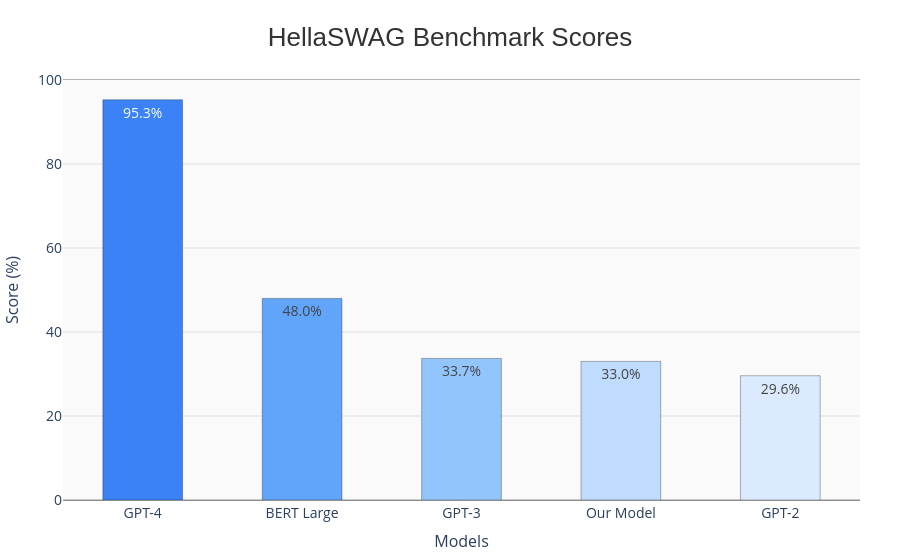

Notebook code for this chart:
### Code cell
import plotly.graph_objects as go
import numpy as np

# Data
models = ['GPT-4', 'BERT Large', 'GPT-3', 'Our Model', 'GPT-2']
scores = [95.3, 48.0, 33.7, 33.0, 29.6]

# Sort data in descending order
sorted_indices = np.argsort(scores)[::-1]
models = [models[i] for i in sorted_indices]
scores = [scores[i] for i in sorted_indices]

# Create the plot
fig = go.Figure(data=[
    go.Bar(
        x=models,
        y=scores,
        text=[f'{score}%' for score in scores],
        textposition='auto',
        marker=dict(
            color=['#3B82F6', '#60A5FA', '#93C5FD', '#BFDBFE', '#DBEAFE'], # Gradient effect
            line=dict(color='rgba(0,0,0,0.3)', width=1),
        ),
        hoverinfo='x+y',
        textfont=dict(size=14),
        width=0.5,
    )
])

# Update layout
fig.update_layout(
    title={
        'text': 'HellaSWAG Benchmark Scores',
        'y': 0.95,
        'x': 0.5,
        'xanchor': 'center',
        'yanchor': 'top',
        'font': {'size': 26, 'family': 'Arial, sans-serif', 'color': '#333'}
    },
    xaxis=dict(
        title='Models',
        titlefont=dict(size=16),
        tickfont=dict(size=14),
        showline=True,
        linecolor='rgba(0,0,0,0.3)',
        mirror=True
    ),
    yaxis=dict(
        title='Score (%)',
        titlefont=dict(size=16),
        tickfont=dict(size=14),
        range=[0, 100],
        gridcolor='rgba(0,0,0,0.1)',
        zerolinecolor='rgba(0,0,0,0.2)'
    ),
    plot_bgcolor='rgba(250, 250, 250, 1)',
    margin=dict(l=60, r=40, t=80, b=60),
    showlegend=False
)

# Display the plot
fig.show()

### Figure 1 — Plotly figure (JSON) as saved in the notebook; plotly's stock layout.template omitted (floating-point values rounded to 4 significant figures)
{"data": [{"hoverinfo": "x+y", "marker": {"color": ["#3B82F6", "#60A5FA", "#93C5FD", "#BFDBFE", "#DBEAFE"], "line": {"color": "rgba(0,0,0,0.3)", "width": 1}}, "text": ["95.3%", "48.0%", "33.7%", "33.0%", "29.6%"], "textfont": {"size": 14}, "textposition": "auto", "type": "bar", "width": 0.5, "x": ["GPT-4", "BERT Large", "GPT-3", "Our Model", "GPT-2"], "y": [95.3, 48, 33.7, 33, 29.6]}], "layout": {"margin": {"b": 60, "l": 60, "r": 40, "t": 80}, "plot_bgcolor": "rgba(250, 250, 250, 1)", "showlegend": false, "title": {"font": {"color": "#333", "family": "Arial, sans-serif", "size": 26}, "text": "HellaSWAG Benchmark Scores", "x": 0.5, "xanchor": "center", "y": 0.95, "yanchor": "top"}, "xaxis": {"linecolor": "rgba(0,0,0,0.3)", "mirror": true, "showline": true, "tickfont": {"size": 14}, "title": {"font": {"size": 16}, "text": "Models"}}, "yaxis": {"gridcolor": "rgba(0,0,0,0.1)", "range": [0, 100], "tickfont": {"size": 14}, "title": {"font": {"size": 16}, "text": "Score (%)"}, "zerolinecolor": "rgba(0,0,0,0.2)"}}}
